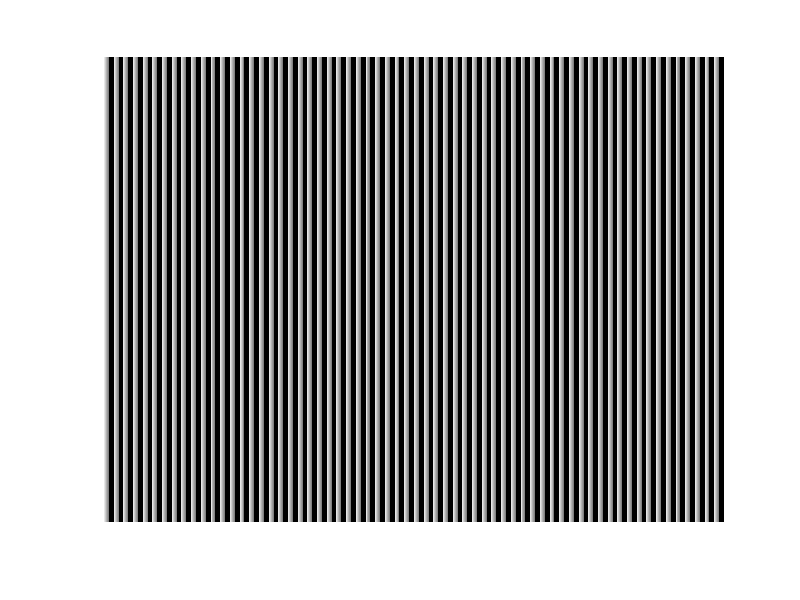

Reproduce this figure in MATLAB.

clear all
a=[0.9 0.8 0.7 0.6 0.5]
b=[ 0 0 0 0 0]
c=[a b]
for i=1:64
    for j=1:10
    row(j+10*(i-1))=c(j);
    end
end
for i=1:480
    Image(i,:)=row;
end;

imshow(Image)

